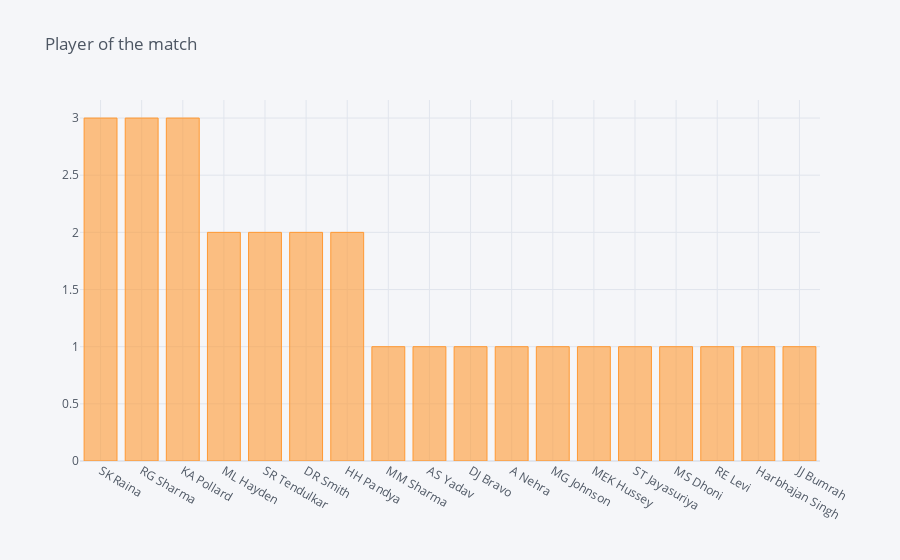

Notebook code cell kept with this figure:
### Markdown cell above
#### *  Mumbai Indians has won most number of matches ie 17 times whereas Chennai Super Kings have won 11 times. 
#### *  Clearly Mumbai Indians is more dominating between both the teams

### Code cell
# Creating a plot of "Player of the match" in this head to head
micsk['player_of_match'].value_counts().iplot(kind='bar', title='Player of the match')

### Figure 1 — Plotly figure (JSON) as saved in the notebook; plotly's stock layout.template omitted (floating-point values rounded to 4 significant figures)
{"data": [{"marker": {"color": "rgba(255, 153, 51, 0.6)", "line": {"color": "rgba(255, 153, 51, 1.0)", "width": 1}}, "name": "player_of_match", "orientation": "v", "text": "", "type": "bar", "x": ["SK Raina", "RG Sharma", "KA Pollard", "ML Hayden", "SR Tendulkar", "DR Smith", "HH Pandya", "MM Sharma", "AS Yadav", "DJ Bravo", "A Nehra", "MG Johnson", "MEK Hussey", "ST Jayasuriya", "MS Dhoni", "RE Levi", "Harbhajan Singh", "JJ Bumrah"], "y": [3, 3, 3, 2, 2, 2, 2, 1, 1, 1, 1, 1, 1, 1, 1, 1, 1, 1]}], "layout": {"legend": {"bgcolor": "#F5F6F9", "font": {"color": "#4D5663"}}, "paper_bgcolor": "#F5F6F9", "plot_bgcolor": "#F5F6F9", "title": {"font": {"color": "#4D5663"}, "text": "Player of the match"}, "xaxis": {"gridcolor": "#E1E5ED", "showgrid": true, "tickfont": {"color": "#4D5663"}, "title": {"font": {"color": "#4D5663"}, "text": ""}, "zerolinecolor": "#E1E5ED"}, "yaxis": {"gridcolor": "#E1E5ED", "showgrid": true, "tickfont": {"color": "#4D5663"}, "title": {"font": {"color": "#4D5663"}, "text": ""}, "zerolinecolor": "#E1E5ED"}}}
